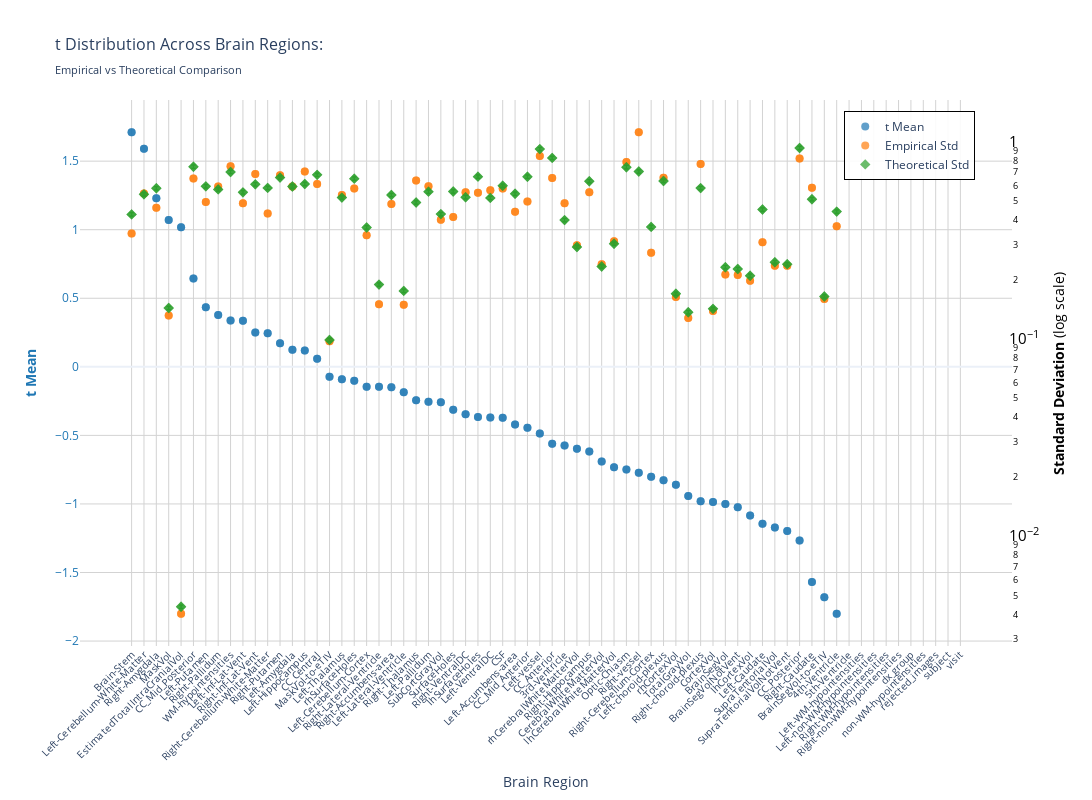
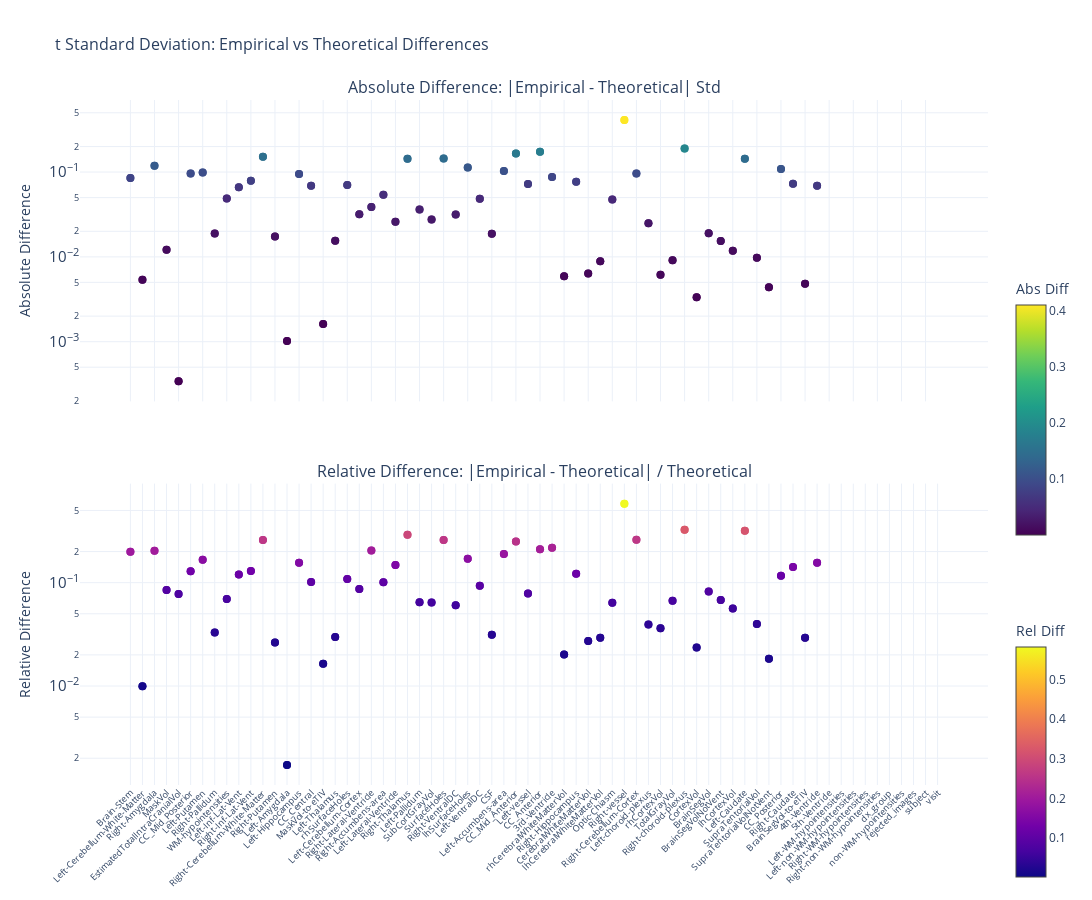

The code cell stored with these charts, in order, in its notebook:
### Markdown cell above
### t-statistic

### Code cell
nu_nav = df_navr[(df_navr["study"] == "longitudinal") & (df_navr["group"] == "HC-PD")]
data_path = stats_dir / f"student_longitudinal_{METRIC}.parquet"
df, stats = get_test_stats(
    data_path, stat_functions_F, nu_nav, hemisphere=False, study="longitudinal"
)
show_figure(stats, hemisphere=False, stat_name="t", study="longitudinal", metric=METRIC)

### Figure 1 — Plotly figure (JSON) as saved in the notebook; plotly's stock layout.template omitted (floating-point values rounded to 4 significant figures; data arrays with more than 128 entries replaced by an {"elided": "..."} marker saying what was removed)
{"data": [{"hovertemplate": "<b>%{x}</b><br>Mean t: %{y:.2f}<br><extra></extra>", "marker": {"color": "#1f77b4", "opacity": 0.7, "size": 8}, "mode": "markers", "name": "t Mean", "type": "scatter", "x": {"elided": "132 str values"}, "y": {"elided": "132 float values"}, "yaxis": "y"}, {"hovertemplate": "<b>%{x}</b><br>Empirical Std: %{y:.3f}<br><extra></extra>", "marker": {"color": "#ff7f0e", "opacity": 0.7, "size": 8, "symbol": "circle"}, "mode": "markers", "name": "Empirical Std", "type": "scatter", "x": {"elided": "132 str values"}, "y": {"elided": "132 float values"}, "yaxis": "y2"}, {"error_y": {"array": {"elided": "132 float values"}, "arrayminus": {"elided": "132 float values"}, "color": "#2ca02c", "thickness": 1, "type": "data", "visible": true, "width": 2}, "hovertemplate": "<b>%{x}</b><br>Theoretical Std: %{y:.3f}<br><extra></extra>", "marker": {"color": "#2ca02c", "opacity": 0.7, "size": 8, "symbol": "diamond"}, "mode": "markers", "name": "Theoretical Std", "type": "scatter", "x": {"elided": "132 str values"}, "y": {"elided": "132 float values"}, "yaxis": "y2"}], "layout": {"height": 800, "hovermode": "x", "legend": {"bgcolor": "rgba(255, 255, 255, 0.9)", "bordercolor": "black", "borderwidth": 1, "font": {"size": 12}, "orientation": "v", "x": 0.82, "y": 0.98}, "title": {"font": {"size": 16}, "text": "t Distribution Across Brain Regions:<br><sub>Empirical vs Theoretical Comparison</sub>"}, "width": 1400, "xaxis": {"gridcolor": "lightgray", "showgrid": true, "tickangle": -45, "tickfont": {"size": 10}, "title": {"text": "Brain Region"}}, "yaxis": {"gridcolor": "lightgray", "showgrid": true, "side": "left", "tickfont": {"color": "#1f77b4"}, "title": {"font": {"color": "#1f77b4"}, "text": "<b>t Mean</b>"}}, "yaxis2": {"exponentformat": "power", "overlaying": "y", "showgrid": false, "side": "right", "tickfont": {"color": "black"}, "title": {"font": {"color": "black"}, "text": "<b>Standard Deviation</b> (log scale)"}, "type": "log"}}}

### Figure 2 — Plotly figure (JSON) as saved in the notebook; plotly's stock layout.template omitted (floating-point values rounded to 4 significant figures; data arrays with more than 128 entries replaced by an {"elided": "..."} marker saying what was removed)
{"data": [{"hovertemplate": "<b>%{x}</b><br>Abs Diff: %{y:.4f}<br><extra></extra>", "marker": {"color": {"elided": "132 float values"}, "colorbar": {"len": 0.4, "title": {"text": "Abs Diff"}, "y": 0.75, "yanchor": "top"}, "colorscale": [[0, "#440154"], [0.1111, "#482878"], [0.2222, "#3e4989"], [0.3333, "#31688e"], [0.4444, "#26828e"], [0.5556, "#1f9e89"], [0.6667, "#35b779"], [0.7778, "#6ece58"], [0.8889, "#b5de2b"], [1, "#fde725"]], "showscale": true, "size": 8}, "mode": "markers", "name": "Absolute", "type": "scatter", "x": {"elided": "132 str values"}, "xaxis": "x", "y": {"elided": "132 float values"}, "yaxis": "y"}, {"hovertemplate": "<b>%{x}</b><br>Rel Diff: %{y:.2%}<br><extra></extra>", "marker": {"color": {"elided": "132 float values"}, "colorbar": {"len": 0.4, "title": {"text": "Rel Diff"}, "y": 0.25, "yanchor": "top"}, "colorscale": [[0, "#0d0887"], [0.1111, "#46039f"], [0.2222, "#7201a8"], [0.3333, "#9c179e"], [0.4444, "#bd3786"], [0.5556, "#d8576b"], [0.6667, "#ed7953"], [0.7778, "#fb9f3a"], [0.8889, "#fdca26"], [1, "#f0f921"]], "showscale": true, "size": 8}, "mode": "markers", "name": "Relative", "type": "scatter", "x": {"elided": "132 str values"}, "xaxis": "x2", "y": {"elided": "132 float values"}, "yaxis": "y2"}], "layout": {"annotations": [{"font": {"size": 16}, "showarrow": false, "text": "Absolute Difference: |Empirical - Theoretical| Std", "x": 0.5, "xanchor": "center", "xref": "paper", "y": 1, "yanchor": "bottom", "yref": "paper"}, {"font": {"size": 16}, "showarrow": false, "text": "Relative Difference: |Empirical - Theoretical| / Theoretical", "x": 0.5, "xanchor": "center", "xref": "paper", "y": 0.44, "yanchor": "bottom", "yref": "paper"}], "height": 900, "hovermode": "x unified", "showlegend": false, "title": {"font": {"size": 16}, "text": "t Standard Deviation: Empirical vs Theoretical Differences"}, "width": 1400, "xaxis": {"anchor": "y", "domain": [0, 1], "showticklabels": false}, "xaxis2": {"anchor": "y2", "domain": [0, 1], "tickangle": -45, "tickfont": {"size": 9}}, "yaxis": {"anchor": "x", "domain": [0.56, 1], "exponentformat": "power", "title": {"text": "Absolute Difference"}, "type": "log"}, "yaxis2": {"anchor": "x2", "domain": [0, 0.44], "exponentformat": "power", "title": {"text": "Relative Difference"}, "type": "log"}}}
